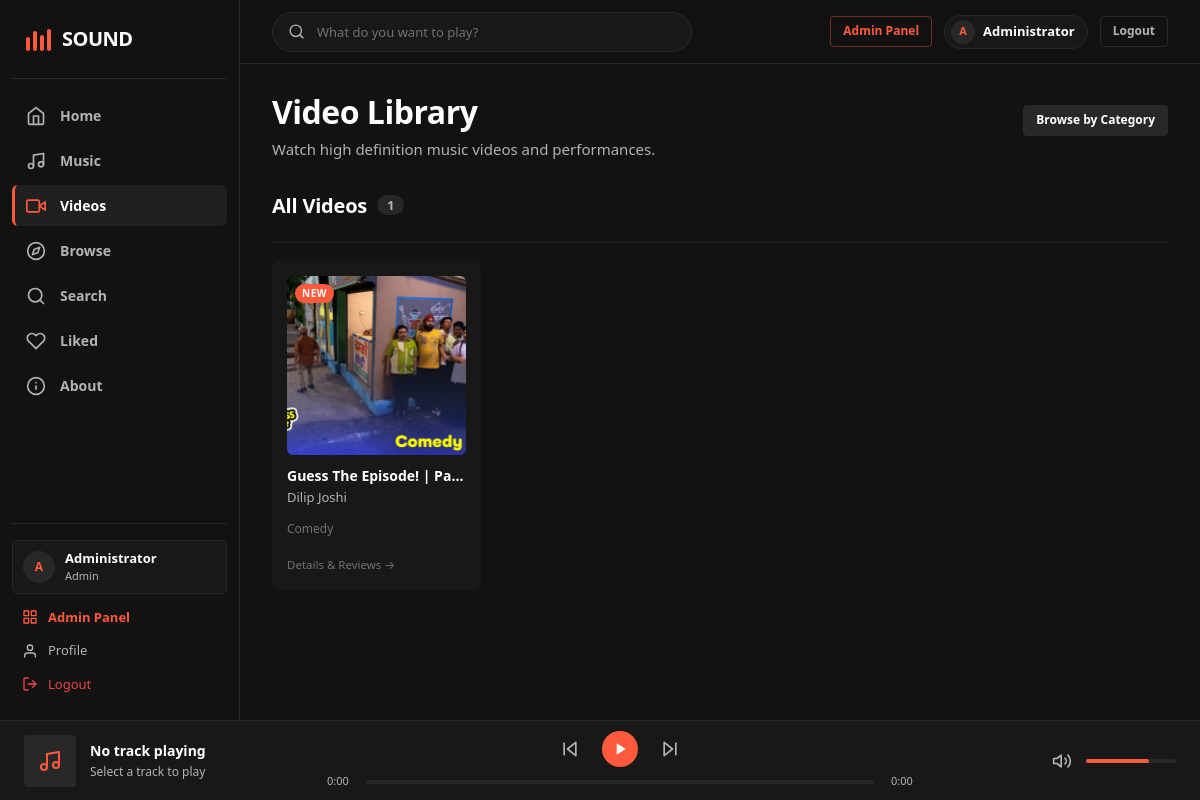
The app's page /videos.php (signed in) with its own data.
### tables this page shows
CREATE TABLE `videos` (
  `id` int(11) NOT NULL,
  `artist_id` int(11) NOT NULL,
  `album_id` int(11) DEFAULT NULL,
  `genre_id` int(11) NOT NULL,
  `language_id` int(11) NOT NULL,
  `year_id` int(11) NOT NULL,
  `title` varchar(100) NOT NULL,
  `file_path` varchar(255) NOT NULL,
  `thumbnail` varchar(255) DEFAULT NULL,
  `description` text DEFAULT NULL,
  `duration` int(11) DEFAULT NULL,
  `play_count` int(11) DEFAULT 0,
  `created_at` timestamp NOT NULL DEFAULT current_timestamp()
);

CREATE TABLE `artists` (
  `id` int(11) NOT NULL,
  `name` varchar(100) NOT NULL,
  `description` text DEFAULT NULL
);

CREATE TABLE `genres` (
  `id` int(11) NOT NULL,
  `name` varchar(50) NOT NULL
);

### config/database.php (called while the page is built, shortened)
<?php
try {
    $pdo = new PDO("mysql:host=" . DB_HOST . ";dbname=" . DB_NAME . ";charset=utf8mb4", DB_USER, DB_PASS);
    $pdo->setAttribute(PDO::ATTR_ERRMODE, PDO::ERRMODE_EXCEPTION);
} catch (PDOException $e) {
    if (defined('APP_DEBUG') && APP_DEBUG) {
        die("Could not connect to the database " . DB_NAME . ": " . $e->getMessage());
    } else {
        error_log("Database connection error: " . $e->getMessage());
        http_response_code(500);
        die("<!DOCTYPE html><html><head><title>Service Unavailable</title><link rel='stylesheet' href='/sound/assets/css/style.css'></head><body style='display:flex;align-items:center;justify-content:center;min-height:100vh;background:#121212;color:#fff;font-family:\"Segoe UI\", sans-serif;'><div style='text-align:center;'><h1>Service Temporarily Unavailable</h1><p style='color:#b3b3b3;'>We are experiencing database connectivity issues. Please try again in a few moments.</p></div></body></html>");
    }
}
function query($sql, $params = []) {
    global $pdo;
    $stmt = $pdo->prepare($sql);
    $stmt->execute($params);
    return $stmt;
}
function fetchAll($sql, $params = []) {
    return query($sql, $params)->fetchAll(PDO::FETCH_ASSOC);
}
require_once __DIR__ . '/../includes/helpers.php';

### videos.php (the view, shortened to what this page needs)
    <?php
$allVideos = fetchAll("
    SELECT v.*, a.name as artist_name, g.name as genre_name, y.year as release_year
    FROM videos v
    JOIN artists a ON v.artist_id = a.id
    LEFT JOIN genres g ON v.genre_id = g.id
    LEFT JOIN years y ON v.year_id = y.id
    ORDER BY v.title ASC
");
require_once __DIR__ . '/includes/header.php';
?>
<div class="container" style="max-width: 1200px; margin: 0 auto; padding-bottom: 50px;">
    <div style="margin-bottom: 32px; display: flex; align-items: baseline; justify-content: space-between; flex-wrap: wrap; gap: 12px;">
        <div>
            <h1 style="font-size: 32px; font-weight: 800; color: var(--text-primary); margin-bottom: 6px; letter-spacing: -0.5px;">Video Library</h1>
            <p style="color: var(--text-muted); font-size: 15px; margin: 0;">Watch high definition music videos and performances.</p>
        </div>
        <div>
            <a href="/sound/browse.php" class="btn btn-secondary btn-sm">Browse by Category</a>
        </div>
    </div>
    <section class="browse-section">
        <div class="browse-section-header">
            <h2 class="browse-section-title">
                <span>All Videos</span>
                <span class="browse-count"><?php echo count($allVideos); ?></span>
            </h2>
        </div>
        <?php if (empty($allVideos)): ?>
            <div class="empty-state-card" style="padding: 48px 24px;">
                <div style="width: 56px; height: 56px; border-radius: var(--radius-pill); background: var(--bg-elevated); color: var(--text-subtle); display: flex; align-items: center; justify-content: center; margin: 0 auto 16px auto;">
                    <svg width="28" height="28" viewBox="0 0 24 24" fill="none" stroke="currentColor" stroke-width="2" stroke-linecap="round" stroke-linejoin="round">
                        <polygon points="23 7 16 12 23 17 23 7"></polygon>
                        <rect x="1" y="5" width="15" height="14" rx="2" ry="2"></rect>
                    </svg>
                </div>
                <h3 style="font-size: 18px; font-weight: 700; color: var(--text-primary); margin-bottom: 6px;">No music videos uploaded yet</h3>
                <p style="color: var(--text-muted); font-size: 14px; margin: 0 auto 20px auto; max-width: 400px;">
                    Check back soon or explore our extensive music catalog in the meantime.
                </p>
                <a href="/sound/music.php" class="btn btn-primary" style="padding: 10px 24px;">Explore Music Library</a>
            </div>
        <?php else: ?>
            <div class="card-grid">
                <?php foreach ($allVideos as $video):
                ?>
                    <div class="card">
                        <div class="card-cover">
                            <?php echo render_cover_tile($video['title'], $video['thumbnail'] ?? '', $video['title']); ?>
                            <?php if (isNewItem($video['created_at'] ?? '')): ?>
                                <span class="badge-new">NEW</span>
                            <?php endif; ?>
                        </div>
                        <div class="card-content">
                            <h3 class="card-title">
                                <a href="/sound/videos.php?id=<?php echo $video['id']; ?>" data-action="view-details"><?php echo htmlspecialchars($video['title']); ?></a>
                            </h3>
                            <p class="card-artist">
                                <a href="/sound/browse.php?artist=<?php echo $video['artist_id']; ?>"><?php echo htmlspecialchars($video['artist_name']); ?></a>
                            </p>
                            <?php if (!empty($video['genre_name'])): ?>
                                <p class="card-subtitle" style="font-size: 12px; margin-top: 3px; color: var(--text-subtle);"><?php echo htmlspecialchars($video['genre_name']); ?></p>
                            <?php endif; ?>
                            <a href="/sound/videos.php?id=<?php echo $video['id']; ?>" class="card-details-action" data-action="view-details">Details & Reviews &rarr;</a>
                        </div>
                    </div>
                <?php endforeach; ?>
            </div>
        <?php endif; ?>
    </section>
</div>
<?php require_once __DIR__ . '/includes/footer.php'; ?>

### includes/helpers.php (shortened to what this page needs)
<?php
function asset_url($path) {
    $path = trim($path);
    $clean = ltrim($path, '/\\');
    return '/sound/' . str_replace('\\', '/', $clean);
}
function asset_exists($path) {
    $clean = ltrim(str_replace(['/sound/', '\\'], ['', '/'], $path), '/');
    return file_exists(ROOT_PATH . $clean);
}
function render_cover_tile($title, $coverPath, $alt = '', $extraClasses = '', $attr = '') {
    $altText = !empty($alt) ? $alt : $title;
    if (!empty($coverPath) && asset_exists($coverPath)) {
        $url = htmlspecialchars(asset_url($coverPath));
        $altSafe = htmlspecialchars($altText);
        $classSafe = htmlspecialchars($extraClasses);
        return "<img src=\"{$url}\" alt=\"{$altSafe}\" class=\"{$classSafe}\" {$attr}>";
    }
    $initials = strtoupper(substr(trim($title ?: 'SO'), 0, 2));
    $classSafe = htmlspecialchars('placeholder ' . $extraClasses);
    return "<div class=\"{$classSafe}\" {$attr}><span style=\"color: #FF5A3C; font-weight: 800; font-size: 14px;\">" . htmlspecialchars($initials) . "</span></div>";
}
function isNewItem($created_at) {
    $timestamp = strtotime($created_at);
    return $timestamp >= (time() - (7 * 86400));
}

### records on screen
videos: thumbnail (picture), shows "NEW", title "Guess The Episode! | Pa…", artist.name "Dilip Joshi", genre.name "Comedy"

### other values on screen
$site_name "SOUND"
$initial "A"
$u_name "Administrator"
$_SESSION['user_role'] "Admin"
substr($_SESSION['user_name'] ?? 'U', 0, 1) "A"
$_SESSION['user_name'] "Administrator"
count($allVideos) "1"
